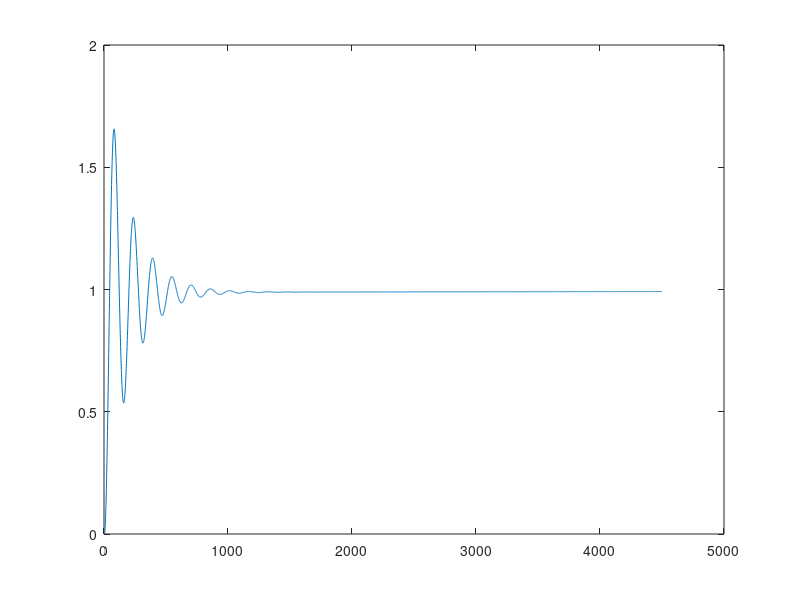
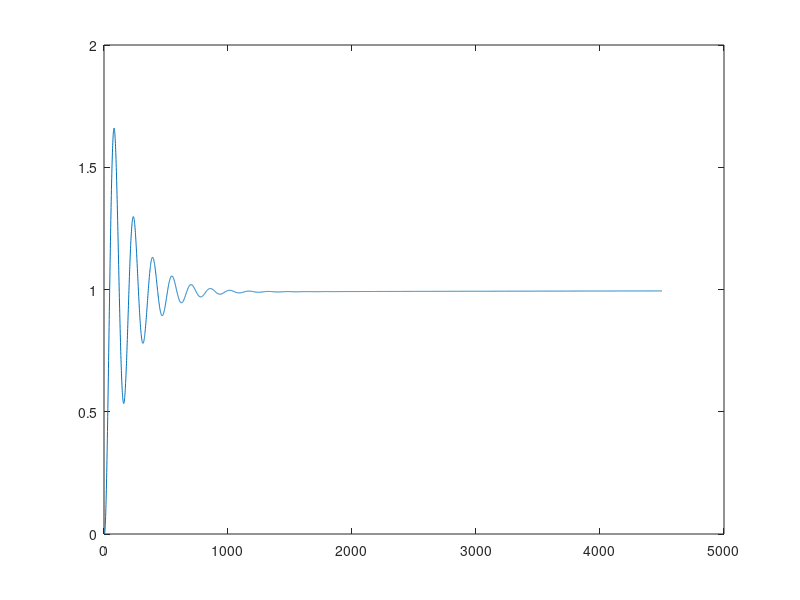

These charts were generated, in order, by the following MATLAB code:
%% Link do sprawozdania
% https://docs.google.com/document/d/1rqwLZ-c1CUDAs6HAGjWjasRgMZJ9j3YUT7sq61bgrIs/edit
% Indeks: 147698
clc;
clear all;
close all;

%% 4.3 Kryterium modułu i symetrii doboru nastaw regulatora

%% dla kryterium modulu
%współczynniki transmitancji
k = 6;
T_1 = 5.9;
T_2 = 0.8;
s = tf('s');
G_s = k/((1+s*T_1)*(1+s*T_2));

%nastawy PID dla kryterium modułu
kp = 0.615;
Ti = 5.9;
Td = 0.1;
Tp = 0.01;

%czas symulacji ciągłej to 45s zatem ilość próbek to 45/0.01 = 4500
N = 4500;
w = ones(1, N);
y = zeros(1, N);
e = zeros(1, N);
u = zeros(1, N);
y(1) = 0;
y(2) = 0;
%z rysunku 2: e(n) = w(n) - y(n-1)dlatego
e(1) = 1;
e(2) = 1;
sumaUchybow = e(1) + e(2);
for i=3:N
    %TODO tu coś tam info o bardziej punktowanym podejściu 
    %obliczenie uchybu i dotychczasowej sumy uchybow
    e(i) = w(i) - y(i-1);
    sumaUchybow = sumaUchybow + e(i);
    %równanie (6)
    u(i) = kp*(e(i) + Tp/Ti*sumaUchybow + Td/Tp*(e(i)+e(i-1)));
    y(i) = (2-1.42*Tp)*y(i-1) + (-0.21*Tp^2+1.42*Tp-1)*y(i-2) + 1.27* Tp^2*u(i-2);
end
figure;
% plot(1:N, w);
% hold on;
plot(1:N, y);
% no niby wszystko git ale jednak ten wykres to tak nie do końca

%% dla kryterium symetrii

%współczynniki transmitancji
k = 6;
T_1 = 5.9;
T_2 = 0.8;
s = tf('s');
G_s = k/((1+s*T_1)*(1+s*T_2));

%nastawy PID dla kryterium symetrii
kp = 0.615;
Ti = 3.2;
Td = 0.1;
Tp = 0.01;

%czas symulacji ciągłej to 45s zatem ilość próbek to 45/0.01 = 4500
N = 4500;
w = ones(1, N);
y = zeros(1, N);
e = zeros(1, N);
u = zeros(1, N);
y(1) = 0;
y(2) = 0;
%z rysunku 2: e(n) = w(n) - y(n-1)dlatego
e(1) = 1;
e(2) = 1;
sumaUchybow = e(1) + e(2);
for i=3:N
    %TODO tu coś tam info o bardziej punktowanym podejściu 
    %obliczenie uchybu i dotychczasowej sumy uchybow
    e(i) = w(i) - y(i-1);
    sumaUchybow = sumaUchybow + e(i);
    %równanie (6)
    u(i) = kp*(e(i) + Tp/Ti*sumaUchybow + Td/Tp*(e(i)+e(i-1)));
    y(i) = (2-1.42*Tp)*y(i-1) + (-0.21*Tp^2+1.42*Tp-1)*y(i-2) + 1.27* Tp^2*u(i-2);
end
figure;
% plot(1:N, w);
% hold on;
plot(1:N, y);
% no niby wszystko git ale jednak ten wykres to tak nie do końca